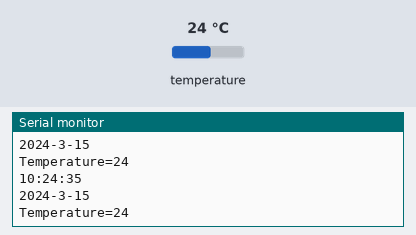
Simulated run of this sketch. Board: Arduino Uno, built with avr-gcc and run on an emulated ATmega328P. On the bench: the last lines printed to the serial monitor. The test bench sets the inputs (shaded band); at power-on: temperature 24 °C. The local clock reads 2024-03-15 10:24:30 at power-on unless the sketch sets it.

Above: at 5.8 s.
5.9 s: temperature set to 12 °C
At 11.4 s:
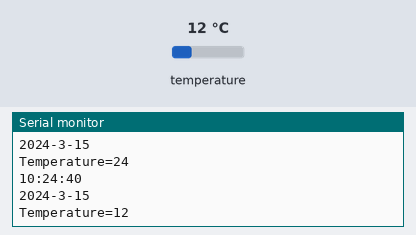
11.9 s: temperature set to 19 °C
At 15.6 s:
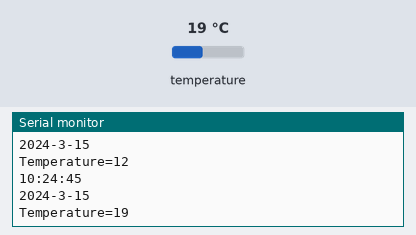
Timing chart, 0 to 17.1 s (numbered marks = the images above; inputs shaded):
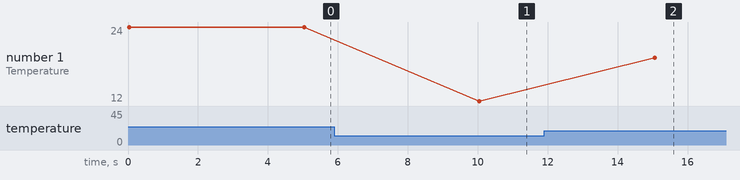

Measured:
- after the input at 5.9 s, the serial monitor: prints a new line after 4.2 s (image 1)
- after the input at 11.9 s, the serial monitor: prints a new line after 3.2 s (image 2)
- plotted number 1: 24 → 12 after the input at 5.9 s, 12 → 19 after the input at 11.9 s

The sketch:

ds3231_view_time.ino
```cpp
#include <DS3231.h>
#include <Wire.h>

DS3231 Clock;
bool Century=false;
bool h12;
bool PM;
byte ADay, AHour, AMinute, ASecond, ABits;
bool ADy, A12h, Apm;

byte year, month, date, DoW, hour, minute, second;

void setup() {
	// Start the I2C interface
	Wire.begin();

	Serial.begin(9600);

 Clock.enableOscillator(1,0,3);

}
void ReadDS3231()
{
  int second,minute,hour,date,month,year,temperature;
  second=Clock.getSecond();
  minute=Clock.getMinute();
  hour=Clock.getHour(h12, PM);
  date=Clock.getDate();
  month=Clock.getMonth(Century);
  year=Clock.getYear();

  temperature=Clock.getTemperature();

  Serial.print(hour,DEC);
  Serial.print(':');
  Serial.print(minute,DEC);
  Serial.print(':');
  Serial.print(second,DEC);
  Serial.print('\n');
  Serial.print("20");
  Serial.print(year,DEC);
  Serial.print('-');
  Serial.print(month,DEC);
  Serial.print('-');
  Serial.print(date,DEC);
  Serial.print('\n');

  Serial.print("Temperature=");
  Serial.print(temperature);
  Serial.print('\n');
}
void loop() {ReadDS3231();
delay(5000);


}
```
